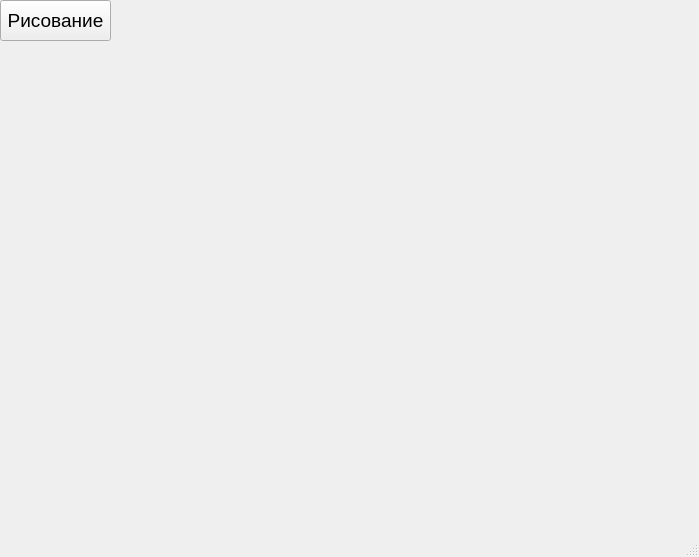
<?xml version="1.0" encoding="UTF-8"?>
<ui version="4.0">
 <class>MainWindow</class>
 <widget class="QMainWindow" name="MainWindow">
  <property name="geometry">
   <rect>
    <x>0</x>
    <y>0</y>
    <width>699</width>
    <height>557</height>
   </rect>
  </property>
  <property name="windowTitle">
   <string>MainWindow</string>
  </property>
  <widget class="QWidget" name="centralwidget">
   <widget class="QPushButton" name="pushButton">
    <property name="geometry">
     <rect>
      <x>0</x>
      <y>0</y>
      <width>111</width>
      <height>41</height>
     </rect>
    </property>
    <property name="font">
     <font>
      <pointsize>14</pointsize>
     </font>
    </property>
    <property name="text">
     <string>Рисование</string>
    </property>
   </widget>
  </widget>
  <widget class="QMenuBar" name="menubar">
   <property name="geometry">
    <rect>
     <x>0</x>
     <y>0</y>
     <width>699</width>
     <height>21</height>
    </rect>
   </property>
  </widget>
  <widget class="QStatusBar" name="statusbar"/>
 </widget>
 <resources/>
 <connections/>
</ui>
